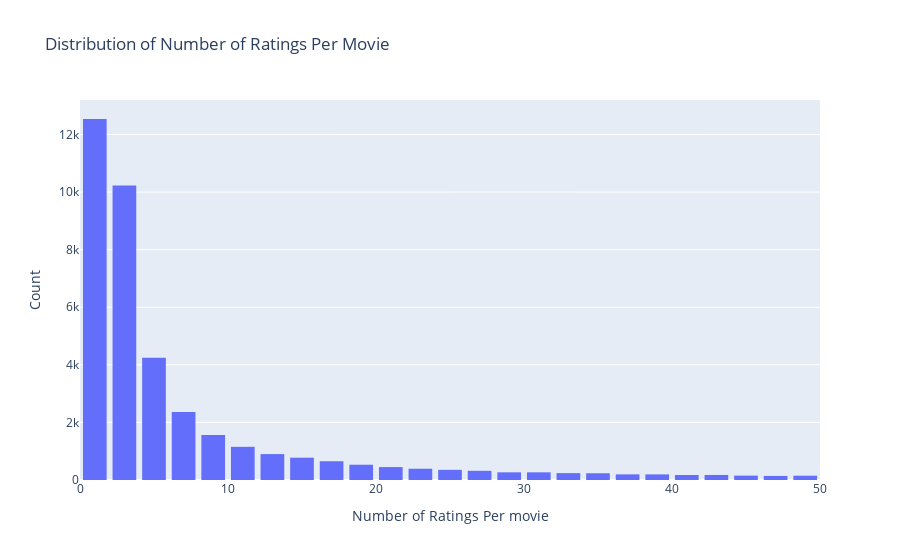

This figure's notebook cell:
### Markdown cell above
***
#### Number of Ratings per Movie
We explore how many movies receive a number of ratings and visualize this in a plot.

We group the 'rating' column in a DataFrame called 'df_train' by the 'movieId' column and counts the number of ratings for each movie. The count is then clipped at a maximum value of 50.

### Code cell
# Number of ratings per movie.

data = df_train.groupby('movieId')['rating'].count().clip(upper=50)

# Create trace
# Histogram trace is created using the 'go.Histogram' function from plotly. 
# The 'x' parameter is set to the values of the 'data' variable, which represents
# the counts of ratings per movie. The 'name' parameter assigns a label to the trace.
# The 'xbins' parameter specifies the start, end, and size of the bins for the histogram.
trace = go.Histogram(x = data.values,
                     name = 'Ratings',
                     xbins = dict(start = 0,
                                  end = 50,
                                  size = 2))

# Create layout
# A layout is created using the 'go.Layout' function, which sets the title of the plot, 
# labels for the x-axis and y-axis, and adjusts the spacing between the bars of the histogram using the 'bargap' parameter.
layout = go.Layout(title = 'Distribution of Number of Ratings Per Movie',
                   xaxis = dict(title = 'Number of Ratings Per movie'),
                   yaxis = dict(title = 'Count'),
                   bargap = 0.2)

# Create plot
fig = go.Figure(data=[trace], layout=layout)
iplot(fig)

### Figure 1 — Plotly figure (JSON) as saved in the notebook; plotly's stock layout.template omitted (floating-point values rounded to 4 significant figures; data arrays with more than 128 entries replaced by an {"elided": "..."} marker saying what was removed)
{"data": [{"name": "Ratings", "type": "histogram", "x": {"elided": "48213 int values"}, "xbins": {"end": 50, "size": 2, "start": 0}}], "layout": {"bargap": 0.2, "title": {"text": "Distribution of Number of Ratings Per Movie"}, "xaxis": {"title": {"text": "Number of Ratings Per movie"}}, "yaxis": {"title": {"text": "Count"}}}}
